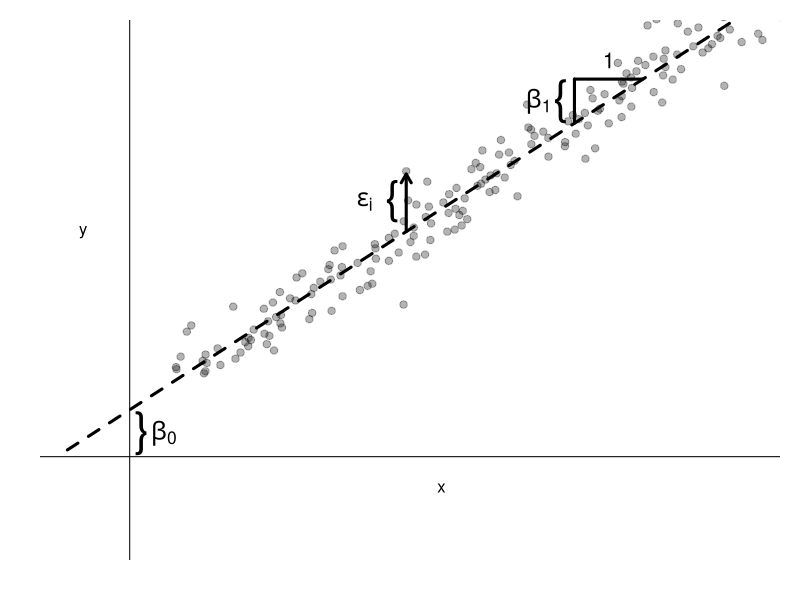

This chart was generated by the following R code:
library(tidyverse)
set.seed(20211006)
y <- seq(1,10,10/200)
x <- y + rnorm(length(y), sd = 0.5)
y <- y + 1
m <- lm(y ~ 1 + x)
resids <- resid(m)
r_max <- which(resids == max(resids))

par(pty = 'm',
    mar = c(2,2,1,1))
plot(x,y,
     frame.plot = F,
     ylab = '',
     xlab = '',
     xlim = c(-1,10),
     ylim = c(-2,10),
     yaxt = 'n',
     xaxt = 'n',
     pch = 21,
     bg = alpha('black', 0.3),
     col = alpha('black', 0.3))
my_points <- curve(cbind(1,x) %*% coef(m), add = T, lwd = 3, lty = 2)
abline(v = 0, h = 0)
lines(c(my_points$x[75],my_points$x[75]),c(my_points$y[75],my_points$y[85]), lwd = 3)
lines(c(my_points$x[75],my_points$x[85]),c(my_points$y[85],my_points$y[85]), lwd = 3)
arrows(x[r_max],coef(m)[[1]]+coef(m)[[2]]*x[r_max],x[r_max],0.99*y[r_max], length = 0.1, lwd =3)
text(0.92*my_points$x[75],(my_points$y[75]+my_points$y[85])/2, expression(beta[1]), cex = 1.5)
text(0.97*my_points$x[75],(my_points$y[75]+my_points$y[85])/2,"{", cex = 2.8)
text(0.02*max(my_points$x),coef(m)[1]/2,"}", cex = 2.8)
text(0.055*max(my_points$x),coef(m)[1]/2, expression(beta[0]), cex = 1.5)
text((my_points$x[75]+my_points$x[85])/2,1.05*my_points$y[85],"1", cex = 1.3)
# text(0.25*max(my_points$x),0.75*max(my_points$y),bquote(y[i]==beta[0]+beta[1]*x[i]+epsilon[i]),adj=0.5, cex = 1.5)
text(0.95*x[r_max],(coef(m)[[1]]+coef(m)[[2]]*x[r_max]+y[r_max])/2,"{", cex = 2.7)
text(0.85*x[r_max],(coef(m)[[1]]+coef(m)[[2]]*x[r_max]+y[r_max])/2,bquote(epsilon[i]), cex = 1.5)
text(0.5*max(my_points$x),-0.75,"x")
text(-0.75,0.5*max(my_points$y),"y")
